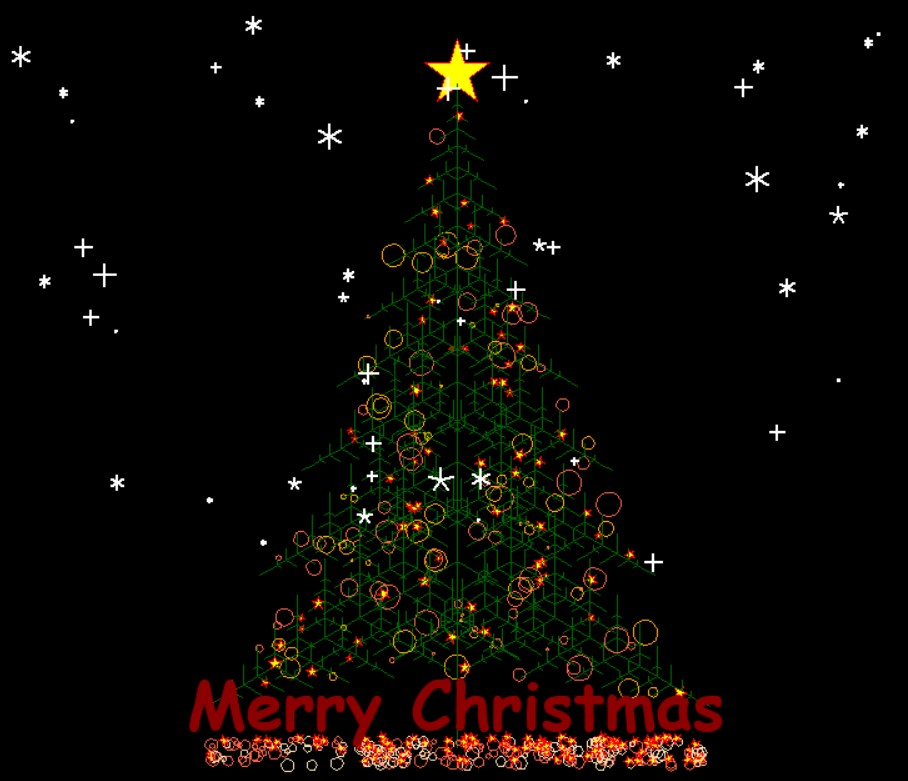

This figure's Python source:
import turtle
import random as r
from turtle import *

n = 100.0  # 树高

t = turtle.Turtle()  # 定义turtle对象

t.showturtle()
setup(600, 800)
# 定义速度
t.speed("fastest")
# 定义背景颜色
screensize(bg='black')
t.left(90)
t.forward(3 * n)  # 移动turtle到特定位置


def drawstars(width):
    t.color("red", "yellow")  # 定义最上端星星的颜色，外圈是orange，内部是yellow
    t.begin_fill()
    t.left(126)

    for i in range(5):  # 画五角星
        t.forward(width / 5)
        t.right(144)  # 五角星的角度
        t.forward(width / 5)
        t.left(72)  # 继续换角度
    t.end_fill()
    t.right(126)
    t.color('dark green')  # 其余的随机数情况下画空的树枝


drawstars(n)  # 调用函数，画最上面的星星


def drawlight():  # 定义画彩灯的方法
    if r.randint(0, 30) == 0:  # 如果觉得彩灯太多，可以把取值范围加大一些，对应的灯就会少一些
        t.color('tomato')  # 定义第一种颜色
        t.circle(r.randint(0, 10))
    elif r.randint(0, 30) == 1:
        t.color('orange')  # 定义第二种颜色
        t.circle(r.randint(0, 10))
    elif r.randint(0, 30) == 25:
        drawstars(r.randint(10, 20))
    else:
        t.color('dark green')  # 其余的随机数情况下画空的树枝


def drawsnow():  # 定义画雪花的方法
    t.ht()  # 隐藏笔头，ht=hideturtle
    t.pensize(2)  # 定义笔头大小
    for i in range(50):  # 画多少雪花
        t.pencolor("white")  # 定义画笔颜色为白色，其实就是雪花为白色
        t.pu()  # 提笔，pu=penup
        t.setx(r.randint(-350, 350))  # 定义x坐标，随机从-350到350之间选择
        t.sety(r.randint(-100, 350))  # 定义y坐标，注意雪花一般在地上不会落下，所以不会从太小的纵座轴开始
        t.pd()  # 落笔，pd=pendown
        dens = r.randint(4, 6)  # 雪花瓣数
        snowsize = r.randint(1, 10)  # 定义雪花大小
        for j in range(dens):  # 就是6，那就是画5次，也就是一个雪花五角星
            # t.forward(int(snowsize))  #int（）取整数
            t.fd(int(snowsize))
            t.backward(int(snowsize))
            # t.bd(int(snowsize))  #注意没有bd=backward，但有fd=forward，小bug
            t.right(int(360 / dens))  # 转动角度


t.color("dark green")  # 定义树枝的颜色
t.backward(n * 4.8)


def tree(d, s):  # 开始画树
    if d <= 0:
        return
    t.forward(s)
    tree(d - 1, s * .8)
    t.right(120)
    tree(d - 3, s * .5)
    drawlight()  # 同时调用小彩灯的方法
    t.color('dark green')  # 画笔颜色改回绿色
    t.right(120)
    tree(d - 3, s * .5)
    t.right(120)
    t.backward(s)


tree(15, n)
t.backward(n / 2)

for i in range(200):  # 循环画最底端的小装饰
    a = 200 - 400 * r.random()
    b = 10 - 20 * r.random()
    t.up()
    t.forward(b)
    t.left(90)
    t.forward(a)
    t.down()
    if r.randint(0, 1) == 0:
        t.color('tomato')
    else:
        t.color('wheat')
    t.circle(r.randint(2, 5))
    if r.randint(0, 1) == 1:
        drawstars(15)

    t.up()
    t.backward(a)
    t.right(90)
    t.backward(b)

t.color("dark red", "red")  # 定义字体颜色
t.write("Merry Christmas", align="center", font=("Comic Sans MS", 40, "bold"))  # 定义文字、位置、字体、大小

drawsnow()
turtle.mainloop()  # 完成,否则会直接关闭s
